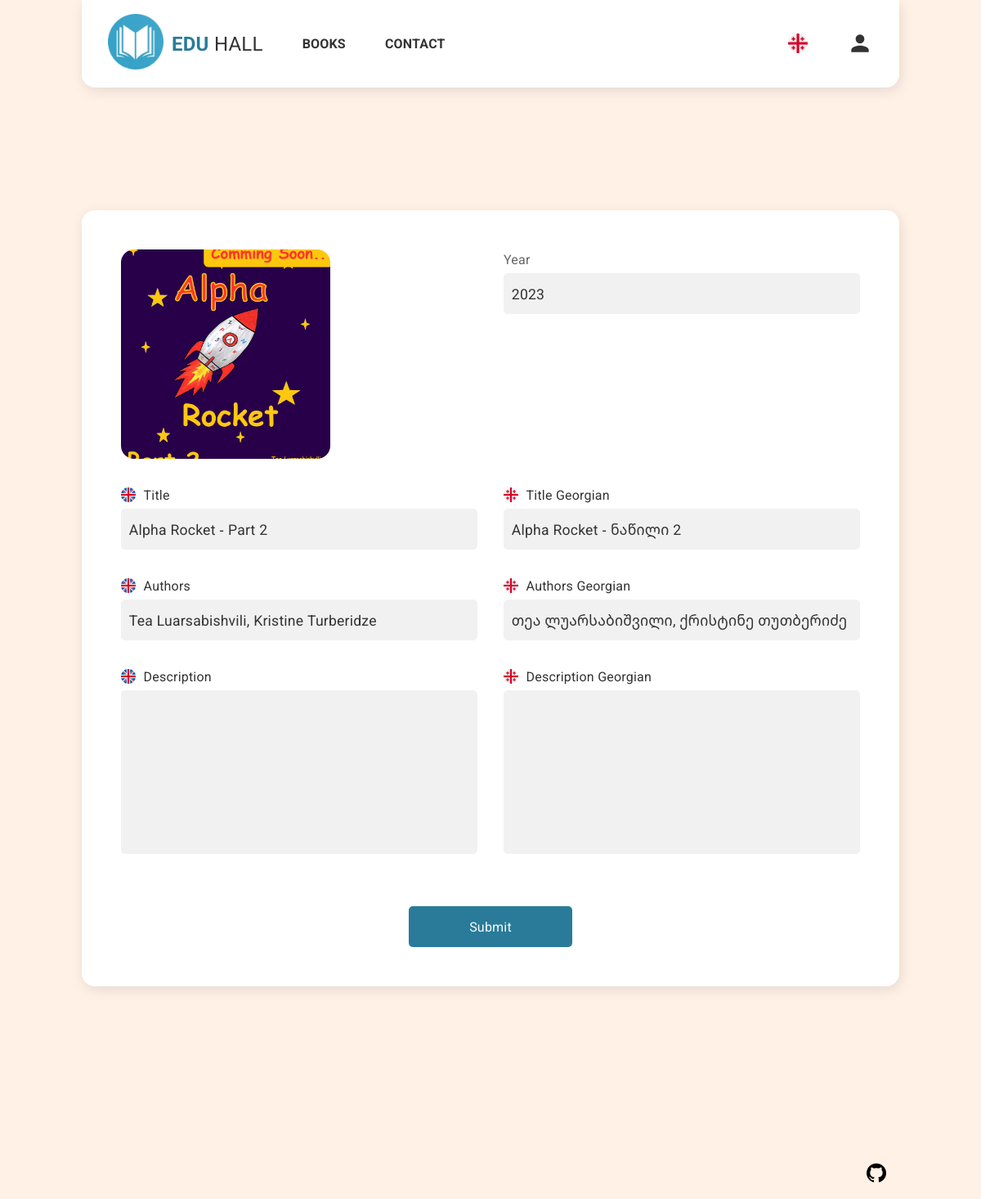
Page /p/admin_book_edit/index.php?u=2 (signed in) on the committed database.
### tables this page shows
CREATE TABLE `books` (
  `id` int(11) NOT NULL,
  `user_id` int(11) NOT NULL,
  `title` varchar(200) NOT NULL,
  `title_geo` varchar(200) NOT NULL,
  `authors` varchar(500) NOT NULL,
  `authors_geo` varchar(500) NOT NULL,
  `year` int(11) NOT NULL,
  `description` varchar(1000) NOT NULL,
  `description_geo` varchar(1000) NOT NULL,
  `image` varchar(500) NOT NULL,
  `added_date` timestamp NOT NULL DEFAULT current_timestamp()
);

### db/DB.php (called while the page is built, shortened)
<?php
class DB
{
    public static function getConnection()
    {
        $servername = "localhost";
        $username   = "root";
        $password   = "";
        $dbname     = "eduhall";
        try {
            $conn = new PDO("mysql:host=$servername;dbname=$dbname;charset=utf8mb4", $username, $password);
            $conn->setAttribute(PDO::ATTR_ERRMODE, PDO::ERRMODE_EXCEPTION);
        } catch (PDOException $e) {
            echo "Connection failed: " . $e->getMessage();
        }
        return $conn;
    }
    public static function select_single($sql)
    {
        $conn = self::getConnection();
        $stmt = $conn->prepare($sql);
        $stmt->execute();
        $res = $stmt->fetchAll(PDO::FETCH_ASSOC);
        return count($res) > 0 ? $res[0] : null;
    }
    public static function getBook($id, $translate = true)
    {
        $book = Db::select_single("SELECT * FROM books WHERE id = $id");
        return $book;
    }
}

### p/admin_book_edit/index.php (the view, shortened to what this page needs)
<?php
$book = Db::getBook($_GET["u"], false);
?>
<!DOCTYPE html>
<html lang="en">
<head>
  <link rel="stylesheet" href="../../css/styles.css">
  <link rel="stylesheet" href="admin_book_edit.css">
</head>
<body>
  <?php include("../../partials/header.php"); ?>
  <main>
    <form>
      <div class="admin_book_edit-grid">
        <label class="file_image">
          <img id="imgPreview" src="../../images/<?php echo $book["image"] ?>">
        </label>
        <label class="txt" style="align-self: start">
          <input id="txtYear" name="year" type="number" value="<?php echo $book["year"] ?>" required />
        </label>
      </div>
      <div class="admin_book_edit-grid">
        <label class="txt">
          <div>
            <img width="18" src="../../images/united-kingdom.png" />
          </div>
          <input id="txtTitle" name="book_title" value="<?php echo $book["title"] ?>" required />
        </label>
        <label class="txt">
          <div>
            <img width="18" src="../../images/georgia.png" />
          </div>
          <input id="txtTitleGeo" name="book_title_geo" value="<?php echo $book["title_geo"] ?>" required />
        </label>
      </div>
      <div class="admin_book_edit-grid">
        <label class="txt">
          <div>
            <img width="18" src="../../images/united-kingdom.png" />
          </div>
          <input id="txtAuthors" name="authors" value="<?php echo $book["authors"] ?>" required />
        </label>
        <label class="txt">
          <div>
            <img width="18" src="../../images/georgia.png" />
          </div>
          <input id="txtAuthorsGeo" name="authors_geo" value="<?php echo $book["authors_geo"] ?>" required />
        </label>
      </div>
      <div class="admin_book_edit-grid">
        <label class="txt">
          <div>
            <img width="18" src="../../images/united-kingdom.png" />
          </div>
          <textarea id="txtDescription"><?php echo $book["description"] ?></textarea>
        </label>
        <label class="txt">
          <div>
            <img width="18" src="../../images/georgia.png" />
          </div>
          <textarea id="txtDescriptionGeo"><?php echo $book["description_geo"] ?></textarea>
        </label>
      </div>
      <button id="btnSubmit"><?php tr("შენახვა", "submit") ?></button>
    </form>
  </main>
  <?php include("../../partials/footer.php"); ?>
</body>
</html>

### css/styles.css (style rules this page uses)
:root { --clr_primary: hsl(196, 58%, 38%); --clr_primaryLighter: hsl(196, 58%, 68%); --clr_primaryLighter2: hsl(196, 58%, 85%); --clr_primaryLighter3: hsl(196, 58%, 90%); --clr_secondary: #DE1E38; --clr_red: hsl(346, 55%, 38%); --clr_red1: hsl(346, 55%, 68%); --clr_red2: hsl(346, 55%, 85%); --clr_red3: hsl(346, 55%, 90%); --clr_orange: hsl(36, 96%, 46%); --clr_orange1: hsl(36, 96%, 68%); --clr_orange2: hsl(36, 96%, 85%); --clr_orange3: hsl(36, 96%, 90%); --clr_border: #dfdfdf; --clr_c1: #333; --clr_c2: #666; --clr_c3: #B4B4B4; --shadow_focus: inset 0 0 0px 1px var(--clr_primary); --hover_focus: 2px 4px 12px var(--clr_border); }
* { margin: 0; padding: 0; outline: none; box-sizing: border-box; font-family: 'Noto Sans Georgian', 'Roboto', 'Noto Sans Georgian', sans-serif; line-height: 1.5; letter-spacing: .2px; color: var(--clr_c1); scrollbar-color: #dfdfdf transparent; scrollbar-width: thin; }
body { font-size: 16px; height: 100vh; background-color: #FFF1E6; overflow-y: scroll; }
main { width: 1000px; max-width: 100%; margin: auto; margin-top: 150px; background: white; padding: 3em; border-radius: 16px; box-shadow: 2px 4px 16px rgba(0, 0, 0, 0.1); animation: anShowUp ease 450ms; }
input, textarea, select { font: inherit; }
.file_image { width: 256px; height: 256px; background: #f1f1f1; border-radius: 16px; overflow: hidden; position: relative; }
.file_image img { object-fit: cover; width: 100%; height: 100%; position: absolute; }

### p/admin_book_edit/admin_book_edit.css (style rules this page uses)
.admin_book_edit-grid { display: grid; grid-template-columns: repeat(auto-fit, minmax(256px, 1fr)); gap: 2em; }
form { display: grid; gap: 2em; }
.txt div { display: flex; align-items: center; gap: 1ch; }
main button { width: 200px; margin-top: 2em; justify-self: center; }

### css/input.css (style rules this page uses)
label.txt { display: grid; gap: 5px; position: relative; font-size: 1rem; transition: color ease 450ms; color: #666; text-transform: capitalize; font-weight: 400; align-content: start; }
label.txt div { display: flex; align-items: center; gap: 1ch; }
label.txt>input, label.txt>textarea { border: 1px solid #dfdfdf; border-radius: 5px; padding: 0 .5em; height: 50px; font: inherit; font-size: 1.1rem; transition: border-color ease 450ms, background-color ease 450ms; background: #fff; color: var(--clr_c1); }
label.txt>input, label.txt>textarea { background: #f1f1f1; border-color: #f1f1f1; }
label.txt::after { content: ""; position: absolute; left: 0; right: 0; bottom: 0; border-radius: 4px; height: 4px; transform-origin: bottom center; transform: scale(0.3); opacity: 0; transition: transform ease 450ms, opacity ease 450ms; background-color: var(--clr_primary); }
label.txt textarea { padding-top: .5em; padding-bottom: .5em; resize: none; height: 200px; }

### css/button.css (style rules this page uses)
button { cursor: pointer; border: none; background: var(--clr_primary); color: #fafafa; border-radius: 5px; font-family: inherit; font-size: 1rem; height: 50px; transition: filter ease 450ms; text-transform: capitalize; padding: 0 1em; }

### partials/header.php (style rules this page uses)
img { border-radius:0 }

### rows in the picture
books: image (picture), year "2023", book_title "Alpha Rocket - Part 2", book_title_geo "Alpha Rocket - ნაწილი 2", authors "Tea Luarsabishvili, Kristine Turberidze", authors_geo "თეა ლუარსაბიშვილი, ქრისტინე თუთბერიძე"

### other values in the picture
$word_eng "BOOKS CONTACT Year Title Title Georgian Authors Authors Georgian Description Description Georgian Submit"
